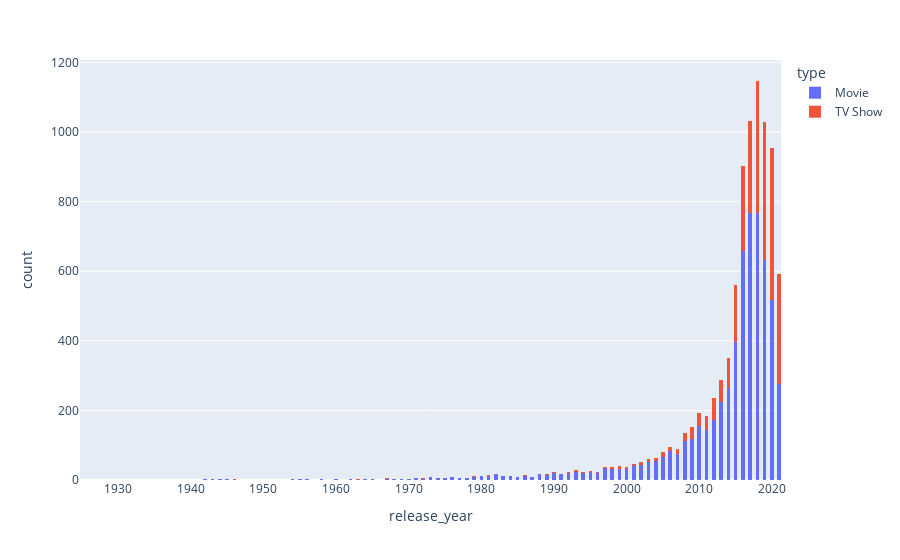

The notebook cell this image was saved under:
### Code cell
fig = px.histogram(netflix_data, x = netflix_data["release_year"], color = "type")
fig.update_traces(xbins_size=0.5, selector=dict(type='histogram'))
fig.show()

### Figure 1 — Plotly figure (JSON) as saved in the notebook; plotly's stock layout.template omitted (floating-point values rounded to 4 significant figures; data arrays with more than 128 entries replaced by an {"elided": "..."} marker saying what was removed)
{"data": [{"alignmentgroup": "True", "bingroup": "x", "hovertemplate": "type=Movie<br>release_year=%{x}<br>count=%{y}<extra></extra>", "legendgroup": "Movie", "marker": {"color": "#636efa", "pattern": {"shape": ""}}, "name": "Movie", "offsetgroup": "Movie", "orientation": "v", "showlegend": true, "type": "histogram", "x": {"elided": "6131 int values"}, "xaxis": "x", "xbins": {"size": 0.5}, "yaxis": "y"}, {"alignmentgroup": "True", "bingroup": "x", "hovertemplate": "type=TV Show<br>release_year=%{x}<br>count=%{y}<extra></extra>", "legendgroup": "TV Show", "marker": {"color": "#EF553B", "pattern": {"shape": ""}}, "name": "TV Show", "offsetgroup": "TV Show", "orientation": "v", "showlegend": true, "type": "histogram", "x": {"elided": "2676 int values"}, "xaxis": "x", "xbins": {"size": 0.5}, "yaxis": "y"}], "layout": {"barmode": "relative", "legend": {"title": {"text": "type"}, "tracegroupgap": 0}, "margin": {"t": 60}, "xaxis": {"anchor": "y", "domain": [0, 1], "title": {"text": "release_year"}}, "yaxis": {"anchor": "x", "domain": [0, 1], "title": {"text": "count"}}}}
